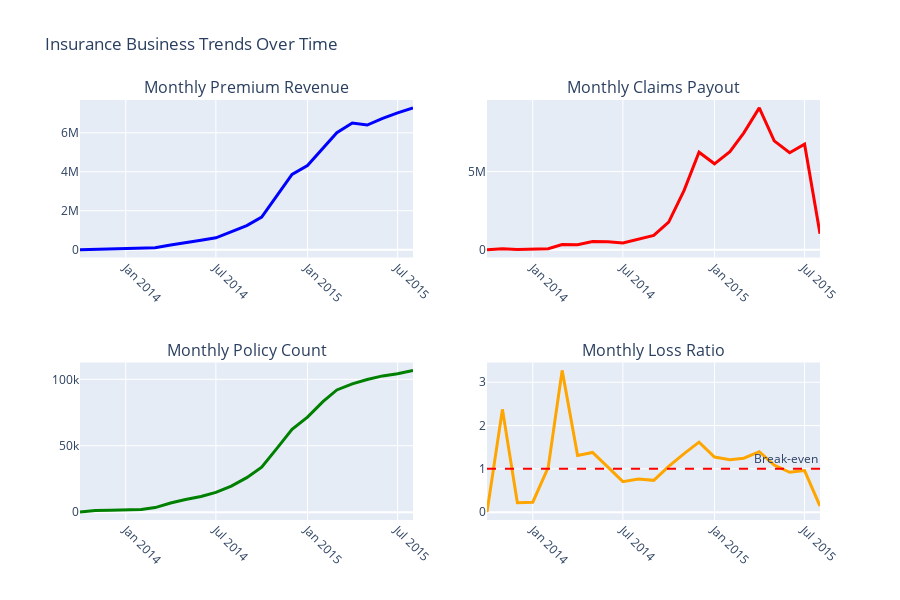

The code cell stored with this chart in its notebook:
### Markdown cell above
### 6.2 Time Series Analysis

### Code cell
# Time Series Analysis
if 'TransactionMonth' in df.columns:
    # Convert to datetime if not already
    df['TransactionMonth'] = pd.to_datetime(df['TransactionMonth'], errors='coerce')
    
    # Filter out invalid dates
    df_time = df.dropna(subset=['TransactionMonth'])
    
    if len(df_time) > 0:
        monthly_trends = df_time.groupby(df_time['TransactionMonth'].dt.to_period('M')).agg({
            'TotalPremium': 'sum',
            'TotalClaims': 'sum',
            'PolicyID': 'count'
        }).reset_index()
        
        monthly_trends['LossRatio'] = monthly_trends['TotalClaims'] / monthly_trends['TotalPremium']
        monthly_trends['TransactionMonth'] = monthly_trends['TransactionMonth'].astype(str)
        
        fig = make_subplots(
            rows=2, cols=2,
            subplot_titles=('Monthly Premium Revenue', 'Monthly Claims Payout', 
                          'Monthly Policy Count', 'Monthly Loss Ratio'),
            specs=[[{"secondary_y": False}, {"secondary_y": False}],
                   [{"secondary_y": False}, {"secondary_y": False}]]
        )
        
        # Premium trend
        fig.add_trace(
            go.Scatter(x=monthly_trends['TransactionMonth'], y=monthly_trends['TotalPremium'],
                      name='Premium', line=dict(color='blue', width=3)),
            row=1, col=1
        )
        
        # Claims trend
        fig.add_trace(
            go.Scatter(x=monthly_trends['TransactionMonth'], y=monthly_trends['TotalClaims'],
                      name='Claims', line=dict(color='red', width=3)),
            row=1, col=2
        )
        
        # Policy count trend
        fig.add_trace(
            go.Scatter(x=monthly_trends['TransactionMonth'], y=monthly_trends['PolicyID'],
                      name='Policy Count', line=dict(color='green', width=3)),
            row=2, col=1
        )
        
        # Loss ratio trend
        fig.add_trace(
            go.Scatter(x=monthly_trends['TransactionMonth'], y=monthly_trends['LossRatio'],
                      name='Loss Ratio', line=dict(color='orange', width=3)),
            row=2, col=2
        )
        
        # Add break-even line to loss ratio
        fig.add_hline(y=1.0, line_dash="dash", line_color="red", 
                     annotation_text="Break-even", row=2, col=2)
        
        fig.update_layout(height=600, title_text="Insurance Business Trends Over Time", 
                         showlegend=False)
        fig.update_xaxes(tickangle=45)
        fig.show()
    else:
        print("No valid transaction dates found")
else:
    print("TransactionMonth column not available for time series analysis")

### Figure 1 — Plotly figure (JSON) as saved in the notebook; plotly's stock layout.template omitted (floating-point values rounded to 4 significant figures)
{"data": [{"line": {"color": "blue", "width": 3}, "name": "Premium", "type": "scatter", "x": ["2013-10", "2013-11", "2013-12", "2014-01", "2014-02", "2014-03", "2014-04", "2014-05", "2014-06", "2014-07", "2014-08", "2014-09", "2014-10", "2014-11", "2014-12", "2015-01", "2015-02", "2015-03", "2015-04", "2015-05", "2015-06", "2015-07", "2015-08"], "xaxis": "x", "y": [371.1, 21310.0, 42480.0, 54090.0, 60790.0, 98580.0, 234300.0, 375900.0, 486200.0, 609300.0, 907400.0, 1238000.0, 1670000.0, 2805000.0, 3859000.0, 4316000.0, 5185000.0, 6002000.0, 6500000.0, 6400000.0, 6738000.0, 7026000.0, 7281000.0], "yaxis": "y"}, {"line": {"color": "red", "width": 3}, "name": "Claims", "type": "scatter", "x": ["2013-10", "2013-11", "2013-12", "2014-01", "2014-02", "2014-03", "2014-04", "2014-05", "2014-06", "2014-07", "2014-08", "2014-09", "2014-10", "2014-11", "2014-12", "2015-01", "2015-02", "2015-03", "2015-04", "2015-05", "2015-06", "2015-07", "2015-08"], "xaxis": "x2", "y": [0.0, 50590.0, 9283.0, 12440.0, 62990.0, 322800.0, 306900.0, 518000.0, 504500.0, 429000.0, 693400.0, 908900.0, 1765000.0, 3794000.0, 6237000.0, 5495000.0, 6268000.0, 7475000.0, 9077000.0, 6963000.0, 6204000.0, 6751000.0, 1020000.0], "yaxis": "y2"}, {"line": {"color": "green", "width": 3}, "name": "Policy Count", "type": "scatter", "x": ["2013-10", "2013-11", "2013-12", "2014-01", "2014-02", "2014-03", "2014-04", "2014-05", "2014-06", "2014-07", "2014-08", "2014-09", "2014-10", "2014-11", "2014-12", "2015-01", "2015-02", "2015-03", "2015-04", "2015-05", "2015-06", "2015-07", "2015-08"], "xaxis": "x3", "y": [45, 1196, 1495, 1827, 2062, 3466, 6919, 9484, 11822, 14907, 19626, 25990, 33820, 48248, 62457, 71576, 83198, 92015, 96563, 99898, 102594, 104143, 106747], "yaxis": "y3"}, {"line": {"color": "orange", "width": 3}, "name": "Loss Ratio", "type": "scatter", "x": ["2013-10", "2013-11", "2013-12", "2014-01", "2014-02", "2014-03", "2014-04", "2014-05", "2014-06", "2014-07", "2014-08", "2014-09", "2014-10", "2014-11", "2014-12", "2015-01", "2015-02", "2015-03", "2015-04", "2015-05", "2015-06", "2015-07", "2015-08"], "xaxis": "x4", "y": [0.0, 2.374, 0.2185, 0.2299, 1.036, 3.274, 1.31, 1.378, 1.038, 0.7041, 0.7642, 0.7345, 1.056, 1.352, 1.616, 1.273, 1.209, 1.245, 1.396, 1.088, 0.9208, 0.9609, 0.1401], "yaxis": "y4"}], "layout": {"annotations": [{"font": {"size": 16}, "showarrow": false, "text": "Monthly Premium Revenue", "x": 0.225, "xanchor": "center", "xref": "paper", "y": 1, "yanchor": "bottom", "yref": "paper"}, {"font": {"size": 16}, "showarrow": false, "text": "Monthly Claims Payout", "x": 0.775, "xanchor": "center", "xref": "paper", "y": 1, "yanchor": "bottom", "yref": "paper"}, {"font": {"size": 16}, "showarrow": false, "text": "Monthly Policy Count", "x": 0.225, "xanchor": "center", "xref": "paper", "y": 0.375, "yanchor": "bottom", "yref": "paper"}, {"font": {"size": 16}, "showarrow": false, "text": "Monthly Loss Ratio", "x": 0.775, "xanchor": "center", "xref": "paper", "y": 0.375, "yanchor": "bottom", "yref": "paper"}, {"showarrow": false, "text": "Break-even", "x": 1, "xanchor": "right", "xref": "x4 domain", "y": 1, "yanchor": "bottom", "yref": "y4"}], "height": 600, "shapes": [{"line": {"color": "red", "dash": "dash"}, "type": "line", "x0": 0, "x1": 1, "xref": "x4 domain", "y0": 1, "y1": 1, "yref": "y4"}], "showlegend": false, "title": {"text": "Insurance Business Trends Over Time"}, "xaxis": {"anchor": "y", "domain": [0, 0.45], "tickangle": 45}, "xaxis2": {"anchor": "y2", "domain": [0.55, 1], "tickangle": 45}, "xaxis3": {"anchor": "y3", "domain": [0, 0.45], "tickangle": 45}, "xaxis4": {"anchor": "y4", "domain": [0.55, 1], "tickangle": 45}, "yaxis": {"anchor": "x", "domain": [0.625, 1]}, "yaxis2": {"anchor": "x2", "domain": [0.625, 1]}, "yaxis3": {"anchor": "x3", "domain": [0, 0.375]}, "yaxis4": {"anchor": "x4", "domain": [0, 0.375]}}}
